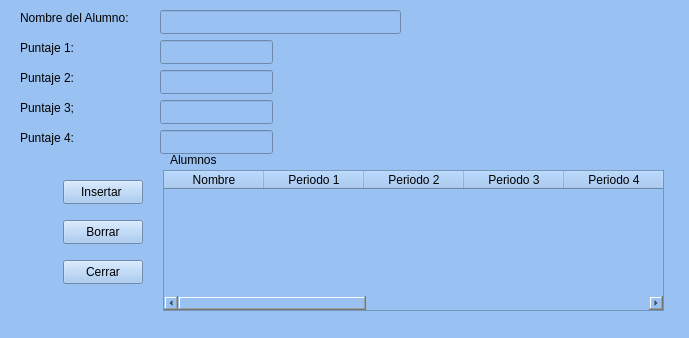
<?xml version="1.0" encoding="UTF-8"?>
<ui version="4.0">
 <class>MainWindow</class>
 <widget class="QMainWindow" name="MainWindow">
  <property name="geometry">
   <rect>
    <x>0</x>
    <y>0</y>
    <width>689</width>
    <height>338</height>
   </rect>
  </property>
  <property name="windowTitle">
   <string>Bases de Datos en Python</string>
  </property>
  <property name="styleSheet">
   <string notr="true">background-color: rgb(153, 193, 241);</string>
  </property>
  <widget class="QWidget" name="centralwidget">
   <widget class="QPushButton" name="btnInsertar">
    <property name="geometry">
     <rect>
      <x>63</x>
      <y>180</y>
      <width>80</width>
      <height>24</height>
     </rect>
    </property>
    <property name="text">
     <string>Insertar </string>
    </property>
   </widget>
   <widget class="QPushButton" name="btnCerrar">
    <property name="geometry">
     <rect>
      <x>63</x>
      <y>260</y>
      <width>80</width>
      <height>24</height>
     </rect>
    </property>
    <property name="text">
     <string>Cerrar</string>
    </property>
   </widget>
   <widget class="QPushButton" name="btnBorrar">
    <property name="geometry">
     <rect>
      <x>63</x>
      <y>220</y>
      <width>80</width>
      <height>24</height>
     </rect>
    </property>
    <property name="text">
     <string>Borrar</string>
    </property>
   </widget>
   <widget class="QLabel" name="label">
    <property name="geometry">
     <rect>
      <x>170</x>
      <y>150</y>
      <width>171</width>
      <height>20</height>
     </rect>
    </property>
    <property name="text">
     <string>Alumnos</string>
    </property>
   </widget>
   <widget class="QTableWidget" name="tablaAlumnos">
    <property name="geometry">
     <rect>
      <x>163</x>
      <y>170</y>
      <width>501</width>
      <height>141</height>
     </rect>
    </property>
    <property name="columnCount">
     <number>10</number>
    </property>
    <column>
     <property name="text">
      <string>Nombre</string>
     </property>
    </column>
    <column>
     <property name="text">
      <string>Periodo 1</string>
     </property>
    </column>
    <column>
     <property name="text">
      <string>Periodo 2</string>
     </property>
    </column>
    <column>
     <property name="text">
      <string>Periodo 3</string>
     </property>
    </column>
    <column>
     <property name="text">
      <string>Periodo 4</string>
     </property>
    </column>
    <column/>
    <column/>
    <column/>
    <column/>
    <column/>
   </widget>
   <widget class="QLabel" name="label_2">
    <property name="geometry">
     <rect>
      <x>20</x>
      <y>10</y>
      <width>131</width>
      <height>16</height>
     </rect>
    </property>
    <property name="text">
     <string>Nombre del Alumno:</string>
    </property>
   </widget>
   <widget class="QLabel" name="label_3">
    <property name="geometry">
     <rect>
      <x>20</x>
      <y>40</y>
      <width>58</width>
      <height>16</height>
     </rect>
    </property>
    <property name="text">
     <string>Puntaje 1:</string>
    </property>
   </widget>
   <widget class="QLabel" name="label_4">
    <property name="geometry">
     <rect>
      <x>20</x>
      <y>70</y>
      <width>58</width>
      <height>16</height>
     </rect>
    </property>
    <property name="text">
     <string>Puntaje 2:</string>
    </property>
   </widget>
   <widget class="QLabel" name="label_5">
    <property name="geometry">
     <rect>
      <x>20</x>
      <y>100</y>
      <width>58</width>
      <height>16</height>
     </rect>
    </property>
    <property name="text">
     <string>Puntaje 3;</string>
    </property>
   </widget>
   <widget class="QLabel" name="label_6">
    <property name="geometry">
     <rect>
      <x>20</x>
      <y>130</y>
      <width>58</width>
      <height>16</height>
     </rect>
    </property>
    <property name="text">
     <string>Puntaje 4:</string>
    </property>
   </widget>
   <widget class="QLineEdit" name="txtNombre">
    <property name="geometry">
     <rect>
      <x>160</x>
      <y>10</y>
      <width>241</width>
      <height>24</height>
     </rect>
    </property>
   </widget>
   <widget class="QLineEdit" name="txtPuntaje1">
    <property name="geometry">
     <rect>
      <x>160</x>
      <y>40</y>
      <width>113</width>
      <height>24</height>
     </rect>
    </property>
   </widget>
   <widget class="QLineEdit" name="txtPuntaje2">
    <property name="geometry">
     <rect>
      <x>160</x>
      <y>70</y>
      <width>113</width>
      <height>24</height>
     </rect>
    </property>
   </widget>
   <widget class="QLineEdit" name="txtPuntaje3">
    <property name="geometry">
     <rect>
      <x>160</x>
      <y>100</y>
      <width>113</width>
      <height>24</height>
     </rect>
    </property>
   </widget>
   <widget class="QLineEdit" name="txtPuntaje4">
    <property name="geometry">
     <rect>
      <x>160</x>
      <y>130</y>
      <width>113</width>
      <height>24</height>
     </rect>
    </property>
   </widget>
  </widget>
 </widget>
 <resources/>
 <connections/>
</ui>
